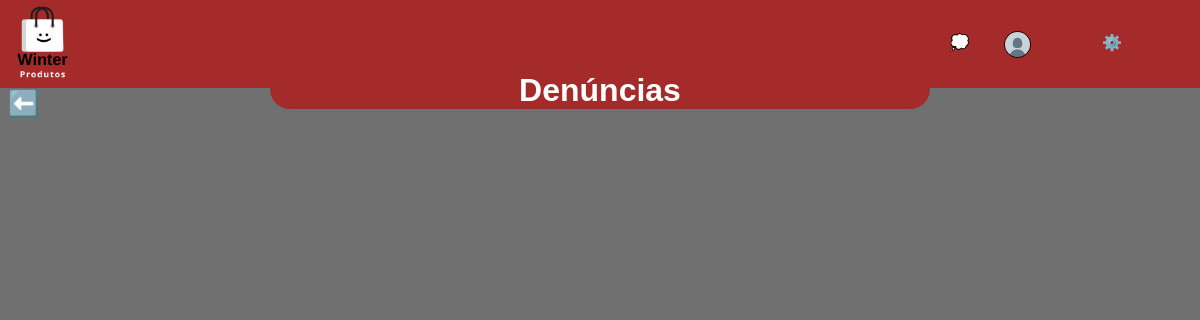
The app's page /Admin/denuncias.php, older data.
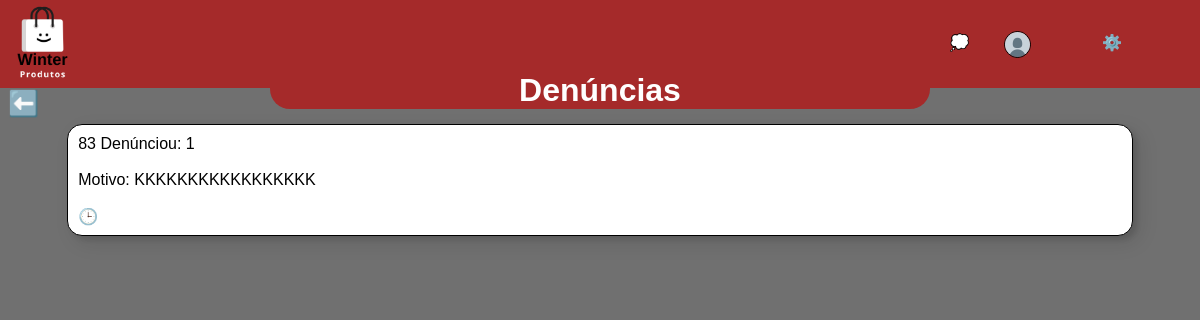
The same page, newer data.
### tables this page shows
CREATE TABLE `denuncias` (
  `idDenuncia` int(11) NOT NULL,
  `idUser` int(11) NOT NULL,
  `idDenunciado` int(11) NOT NULL,
  `motivo` varchar(255) NOT NULL,
  `idAnuncio` int(11) NOT NULL,
  `idChat` int(11) NOT NULL,
  `tipoDenuncia` varchar(255) NOT NULL,
  `print` int(11) NOT NULL
);

### Admin/conexao.php (called while the page is built, shortened)
<?php $mysqli = new mysqli("localhost", "root", "", "winter");
	$queryDenuncias = "SELECT * FROM denuncias";

### Admin/denuncias.php (the view, shortened to what this page needs)
<?php include_once 'conexao.php';
include_once '../Include_once/head.php';
$resultadoDenuncias = $conn->query($queryDenuncias);
?>
<body>
    <?php
    foreach ($resultadoDenuncias as $denuncias) { ?>
        <div class="denuncias">
            <div id="denuncia">
                <?php echo $denuncias['idUser']; ?> Denúnciou: <?php echo $denuncias['idDenuncia']; ?>
                <br><br>
                Motivo: <?php echo $denuncias['motivo']; ?> <br><br>
                🕒 <?php echo $denuncias['dataEnvio']; ?>
            </div>
        </div>
    <?php } ?>
</body>
</html>

Row changes from the older to the newer data that the page shows:
added denuncias: idUser "83", idDenuncia "1", motivo "KKKKKKKKKKKKKKKKK"
